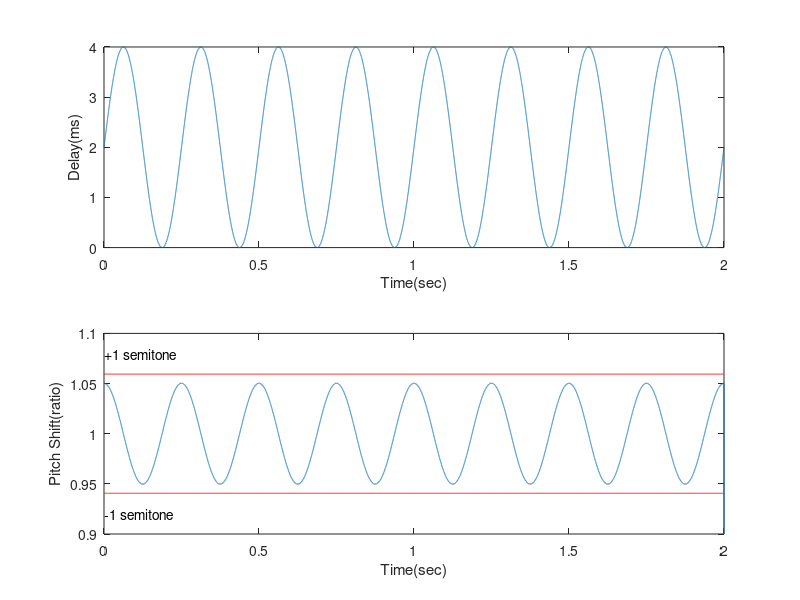
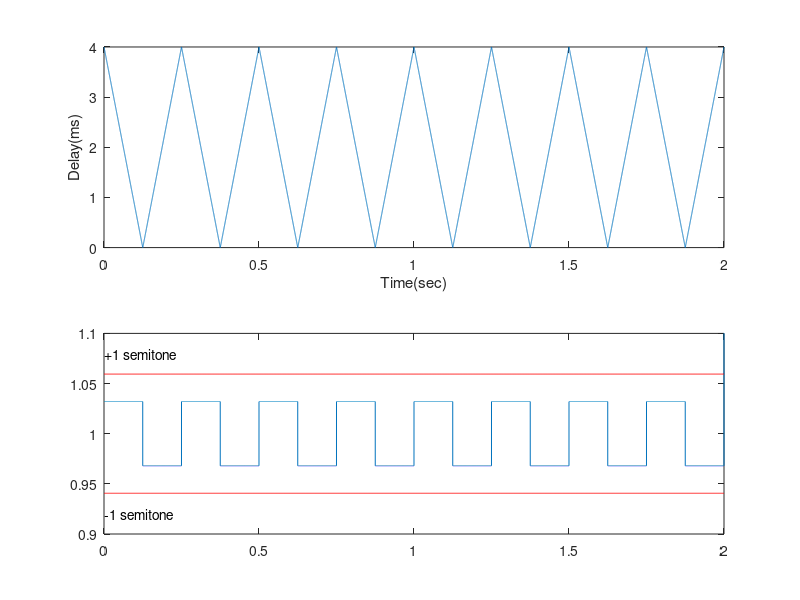
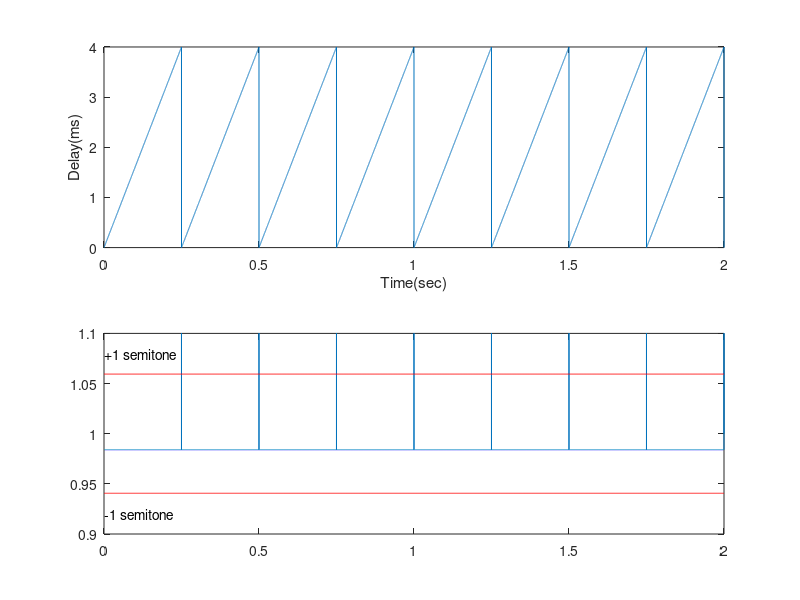

The MATLAB source for these figures, in order:
%% 模拟LFO控制延时对相位偏移的影响
clc; clear all; close all;

%% 基本参数
fs = 16000;
f = 4; % 单位：Hz
W = 0.002; % 单位：s
Mavg = 0.002; % 单位：s
n = 1:1:2*fs;

%% 正弦波
y = Mavg + W * sin(2*pi*n*f/fs);
Y1 = [0 y];
Y0 = [y 0];
fratio = (Y0 - Y1) * fs; % 注意，每个采样点对应的时间为1/fs，求导的时候不要忘了除
fratio = 1 + fratio(2:end);
%fratio = 1 - 2*pi*f*W*cos(2*pi*n*f/fs);

figure()
subplot(2,1,1);
plot(n/16000, 1000 * y);
xlabel("Time(sec)");
ylabel("Delay(ms)");

subplot(2,1,2);
semitone = 0.0595*ones(1, length(n));
plot(n/16000, fratio);
hold on;
plot(n/16000, 1 + semitone, 'r');
text(0.001, 1.08, '+1 semitone');
plot(n/16000, 1 - semitone, 'r');
text(0.001, 0.92, '-1 semitone');
axis([0 2 0.9 1.1])

xlabel("Time(sec)");
ylabel("Pitch Shift(ratio)");

%% 三角波
y =  Mavg + W * (2 * abs(2 * mod(f * n, fs)/fs -1) - 1);
Y1 = [0 y];
Y0 = [y 0];
fratio = (Y1 - Y0) * fs; % 注意，每个采样点对应的时间为1/fs，求导的时候不要忘了除
fratio = 1 + fratio(2:end);

figure()
subplot(2,1,1);
plot(n/16000, 1000 * y);
xlabel("Time(sec)");
ylabel("Delay(ms)");

subplot(2,1,2);
semitone = 0.0595*ones(1, length(n));
plot(n/16000, fratio);
hold on;
plot(n/16000, 1 + semitone, 'r');
text(0.001, 1.08, '+1 semitone');
plot(n/16000, 1 - semitone, 'r');
text(0.001, 0.92, '-1 semitone');
axis([0 2 0.9 1.1])

%% 锯齿波
y =  Mavg + W * (2 * mod(f * n, fs)/fs - 1);
Y1 = [0 y];
Y0 = [y 0];
fratio = (Y1 - Y0) * fs; % 注意，每个采样点对应的时间为1/fs，求导的时候不要忘了除
fratio = 1 + fratio(2:end);

figure()
subplot(2,1,1);
plot(n/16000, 1000 * y);
xlabel("Time(sec)");
ylabel("Delay(ms)");

subplot(2,1,2);
semitone = 0.0595*ones(1, length(n));
plot(n/16000, fratio);
hold on;
plot(n/16000, 1 + semitone, 'r');
text(0.001, 1.08, '+1 semitone');
plot(n/16000, 1 - semitone, 'r');
text(0.001, 0.92, '-1 semitone');
axis([0 2 0.9 1.1])